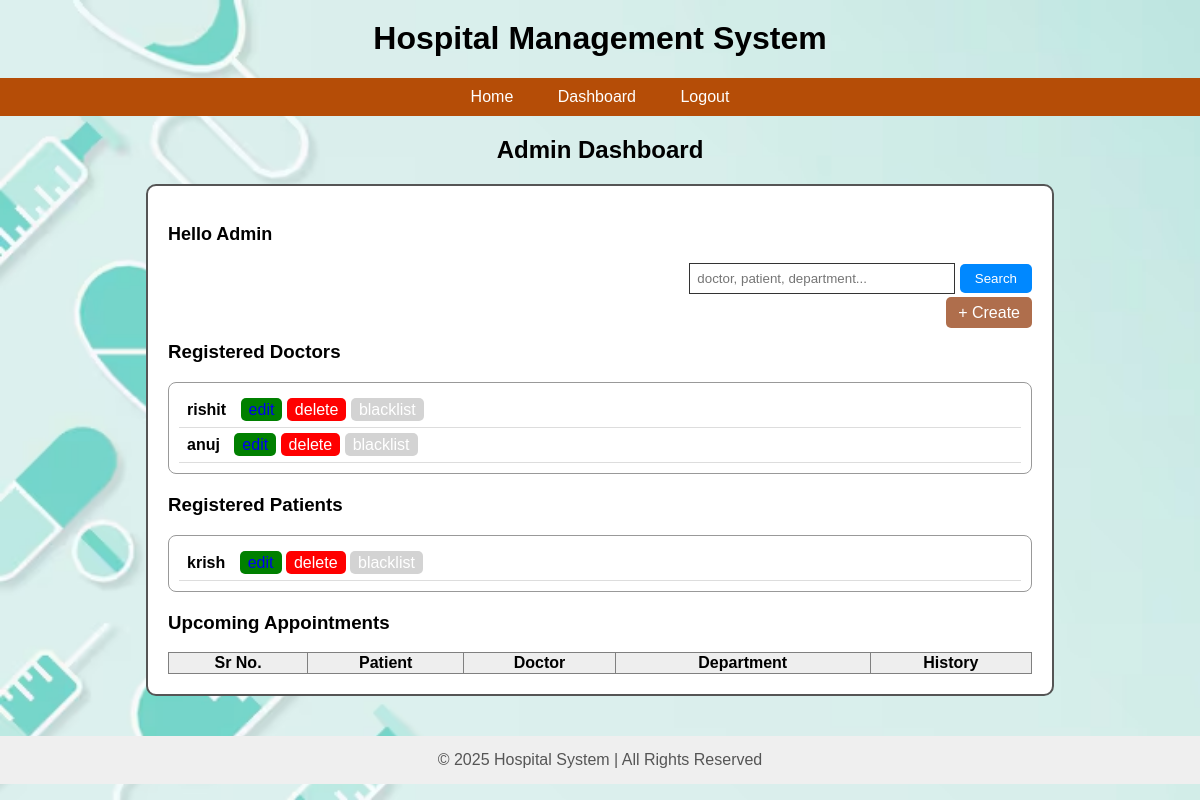
The page /admin_dash (signed in) on the database its author committed.
### app.py (models this page shows)
class User(db.Model):
    __tablename__ = 'users'
    id = db.Column(db.Integer, primary_key=True)
    user_name = db.Column(db.String(80), unique=True, nullable=False)
    email = db.Column(db.String(120), unique=True, nullable=False)
    password = db.Column(db.String(200), nullable=False)
    role = db.Column(db.String(50), nullable=False)
    created_at = db.Column(db.DateTime, default=datetime.utcnow)
    experience = db.Column(db.Integer, nullable=True)
    department_id = db.Column(db.Integer, db.ForeignKey('departments.id'), nullable=True)
    department = db.relationship("Department",back_populates="doctors")

### app.py (the view)
@app.route('/admin_dash')
def admin_dash():
    if session.get("role") != "admin":
        return redirect(url_for('login'))
    doctors = User.query.filter_by(role="doctor").all()
    patients = User.query.filter_by(role="patient").all()
    patient = aliased(User)
    doctor = aliased(User)
    appointments = (
        db.session.query(
            Appointment.id,
            Appointment.patient_id,
            patient.user_name.label("patient_name"),
            doctor.user_name.label("doctor_name"),
            Department.name.label("department"),
            Appointment.date,
            Appointment.time
        )
        .join(patient, Appointment.patient_id == patient.id)
        .join(doctor, Appointment.doctor_id == doctor.id)
        .outerjoin(Department, doctor.department_id == Department.id)
        .all()
    )
    return render_template(
        "admin_dash.html",
        doctors=doctors,
        patients=patients,
        appointments=appointments
    )

### templates/admin_dash.html (shortened to what this page needs)
{% extends "root.html" %}
{% block content %}
<h2 style="text-align:center; margin-top:20px;">Admin Dashboard</h2>
<div style="
    width:90%;
    margin:auto;
    padding:20px;
    border:2px solid #555;
    border-radius:10px;
    background:white;
">
    <p style="font-size:18px;"><b>Hello Admin</b></p>
    <form method="GET" action="/admin_search" style="text-align:right;">
        <input type="text" name="query" placeholder="doctor, patient, department..."
               style="padding:7px; width:250px; border:1px solid #333;">
        <button type="submit" style="
            padding:7px 15px;
            background:#0088ff;
            color:white;
            border:none;
            border-radius:5px;
            cursor:pointer;">
            Search
        </button>
    </form>
    <div style="text-align:right; margin-top:10px;">
        <a href="/add_doctor"
           style="padding:7px 12px; background: #af6e4c; color:white;
                  border-radius:5px; text-decoration:none;">
            + Create
        </a>
    </div>
    <h3>Registered Doctors</h3>
    <div style="border:1px solid #999; padding:10px; border-radius:8px;">
        {% for d in doctors %}
            <div style="padding:8px; border-bottom:1px solid #ddd;">
                <b>{{ d.user_name }}</b>
                <a href="/edit_doctor/{{ d.id }}"
                   style="background:green; padding:3px 8px; margin-left:10px;
                          border-radius:5px; text-decoration:none;">edit</a>
                <a href="/delete_doctor/{{ d.id }}"
                   style="background:red; color:white; padding:3px 8px;
                          border-radius:5px; text-decoration:none;">delete</a>
                <a href="/blacklist_doctor/{{ d.id }}"
                   style="background:lightgray; color:white; padding:3px 8px;
                          border-radius:5px; text-decoration:none;">blacklist</a>
            </div>
        {% endfor %}
    </div>
    <h3 style="margin-top:20px;">Registered Patients</h3>
    <div style="border:1px solid #999; padding:10px; border-radius:8px;">
        {% for p in patients %}
            <div style="padding:8px; border-bottom:1px solid #ddd;">
                <b>{{ p.user_name }}</b>
                <a href="/edit_patient/{{ p.id }}"
                   style="background:green; padding:3px 8px; margin-left:10px;
                          border-radius:5px; text-decoration:none;">edit</a>
                <a href="/delete_patient/{{ p.id }}"
                   style="background:red; color:white; padding:3px 8px;
                          border-radius:5px; text-decoration:none;">delete</a>
                <a href="/blacklist_patient/{{ p.id }}"
                   style="background:lightgray; color:white; padding:3px 8px;
                          border-radius:5px; text-decoration:none;">blacklist</a>
            </div>
        {% endfor %}
    </div>
    <h3 style="margin-top:20px;">Upcoming Appointments</h3>
    <table border="1" width="100%" style="border-collapse:collapse; text-align:center;">
        <tr style="background:#eee;">
            <th>Sr No.</th>
            <th>Patient</th>
            <th>Doctor</th>
            <th>Department</th>
            <th>History</th>
        </tr>
    </table>
</div>
{% endblock %}

### templates/root.html (style rules this page uses)
body { font-family: Arial; margin: 0; padding: 0; background-image: url('/static/images/back_ground image1.jpg'); background-size: cover; background-repeat: no-repeat; background-attachment: fixed; }

### rows shown on the page
User: user_name "rishit"
User: user_name "anuj"
User: user_name "krish"
